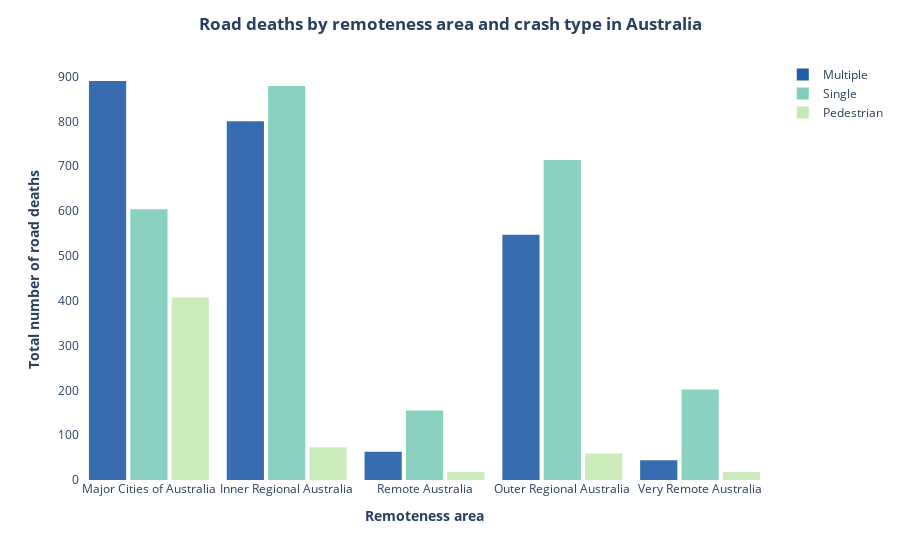

The code cell stored with this chart in its notebook:
### Code cell
fig_remote = px.histogram(remote_crash_data, 
                   x="remote", 
                   y="number", 
                   color='crash',  
                   barmode="group",
                   color_discrete_sequence=['#225ea8','#7fcdbb','#c7e9b4'],
                   opacity=0.9
                  )

fig_remote.update_layout(
    title_text="<b>Road deaths by remoteness area and crash type in Australia<b>", 
    plot_bgcolor='white', 
    xaxis_title_text="<b>Remoteness area<b>",
    yaxis_title_text="<b>Total number of road deaths<b>",
    legend_title_text="",
    title_x=0.5,
    bargap=0.1,
    bargroupgap=0.1 
)

fig_remote.show()

### Figure 1 — Plotly figure (JSON) as saved in the notebook; plotly's stock layout.template omitted (floating-point values rounded to 4 significant figures)
{"data": [{"alignmentgroup": "True", "bingroup": "x", "histfunc": "sum", "hovertemplate": "crash=Multiple<br>remote=%{x}<br>sum of number=%{y}<extra></extra>", "legendgroup": "Multiple", "marker": {"color": "#225ea8", "opacity": 0.9}, "name": "Multiple", "offsetgroup": "Multiple", "orientation": "v", "showlegend": true, "type": "histogram", "x": ["Major Cities of Australia", "Inner Regional Australia", "Remote Australia", "Outer Regional Australia", "Very Remote Australia"], "xaxis": "x", "y": [890, 800, 63, 547, 44], "yaxis": "y"}, {"alignmentgroup": "True", "bingroup": "x", "histfunc": "sum", "hovertemplate": "crash=Single<br>remote=%{x}<br>sum of number=%{y}<extra></extra>", "legendgroup": "Single", "marker": {"color": "#7fcdbb", "opacity": 0.9}, "name": "Single", "offsetgroup": "Single", "orientation": "v", "showlegend": true, "type": "histogram", "x": ["Major Cities of Australia", "Inner Regional Australia", "Remote Australia", "Outer Regional Australia", "Very Remote Australia"], "xaxis": "x", "y": [604, 879, 155, 714, 202], "yaxis": "y"}, {"alignmentgroup": "True", "bingroup": "x", "histfunc": "sum", "hovertemplate": "crash=Pedestrian<br>remote=%{x}<br>sum of number=%{y}<extra></extra>", "legendgroup": "Pedestrian", "marker": {"color": "#c7e9b4", "opacity": 0.9}, "name": "Pedestrian", "offsetgroup": "Pedestrian", "orientation": "v", "showlegend": true, "type": "histogram", "x": ["Major Cities of Australia", "Inner Regional Australia", "Remote Australia", "Outer Regional Australia", "Very Remote Australia"], "xaxis": "x", "y": [407, 73, 18, 59, 18], "yaxis": "y"}], "layout": {"bargap": 0.1, "bargroupgap": 0.1, "barmode": "group", "legend": {"title": {"text": ""}, "tracegroupgap": 0}, "margin": {"t": 60}, "plot_bgcolor": "white", "title": {"text": "<b>Road deaths by remoteness area and crash type in Australia<b>", "x": 0.5}, "xaxis": {"anchor": "y", "domain": [0, 1], "title": {"text": "<b>Remoteness area<b>"}}, "yaxis": {"anchor": "x", "domain": [0, 1], "title": {"text": "<b>Total number of road deaths<b>"}}}}
